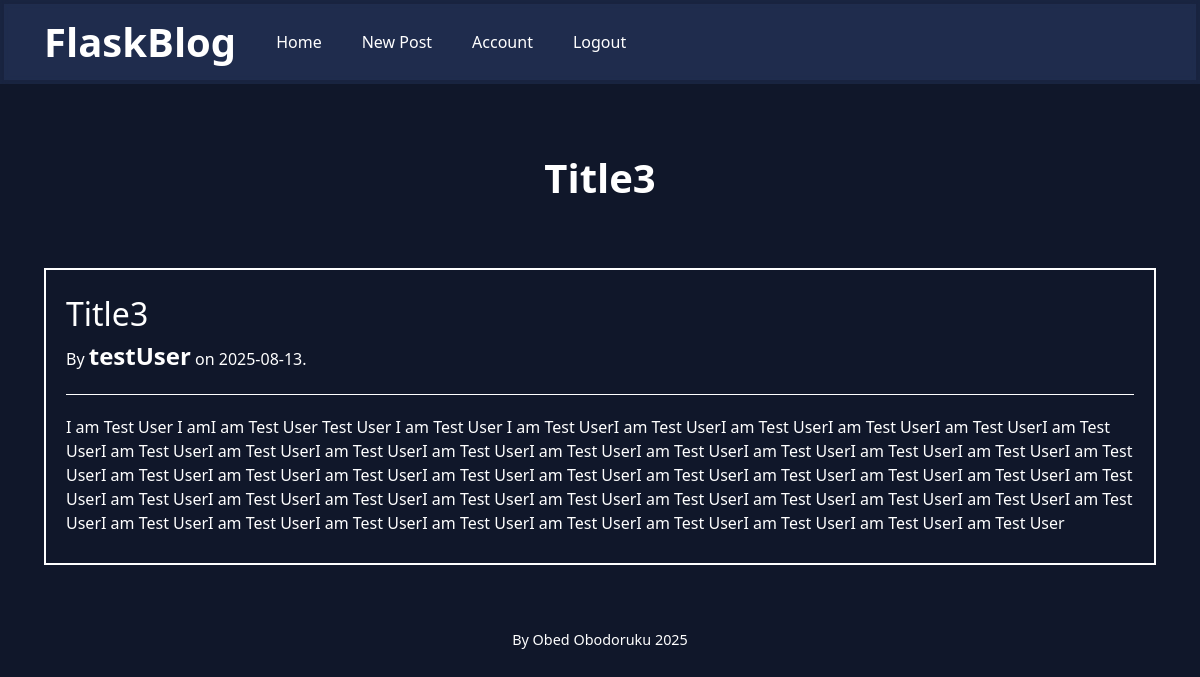
/blog-post/5 (signed in), run on the app's committed database.
### flaskblog/models.py (models this page shows, shortened)
class Post(db.Model):
    id = db.Column(db.Integer, primary_key=True)
    title = db.Column(db.String(150), nullable=True)
    content = db.Column(db.String, nullable=False)
    date_posted = db.Column(db.DateTime, nullable=False, default=datetime.utcnow)
    user_id = db.Column(db.Integer, db.ForeignKey("user.id"), nullable=False)

class User(db.Model, UserMixin):
    id = db.Column(db.Integer, primary_key=True)
    username = db.Column(db.String(20), unique=True, nullable=False)
    email = db.Column(db.String(150), unique=True, nullable=False)
    password = db.Column(db.String(120), nullable=False)
    posts = db.relationship("Post", backref="author", lazy=True)

### flaskblog/routes.py (the view)
@app.route("/blog-post/<int:post_id>")
@login_required
def blog_post(post_id):
    post = Post.query.get_or_404(post_id)
    if not current_user.is_authenticated:
        flash("You need to log in to access this page")
        return redirect(url_for("home"))
    return render_template("blog_post.html", title=f"{post.title}", post=post)

### flaskblog/models.py (called while the page is built)
@login_manager.user_loader
def load_user(user_id):
    return User.query.get(int(user_id))

### flaskblog/templates/blog_post.html
{% extends "layout.html" %}
{% block body %}
    <h1 class="text-[2.5rem] text-center font-bold mb-5">{{ post.title }}</h1>
    <div class="flex flex-col justify-center items-center mb-10">
                <article class="border-2 border-white w-full p-5 mt-10">
                    <div>
                        <h2 class="text-[2rem]"><a class="hover:text-blue-500 hover:underline decoration-2 cursor-pointer" href="{{ url_for('update_post', post_id=post.id) }}">{{ post.title }}</a></h2>
                        <p>By <a href="#" class="hover:text-blue-500 hover:underline decoration-2 cursor-pointer text-[1.5rem] font-bold">{{ post.author.username }}</a> on {{ post.date_posted.strftime('%Y-%m-%d') }}.</p>
                    </div>
                    <hr class="my-5">
                    <div class="pb-2">
                        <p>{{ post.content }}</p>
                    </div>
                </article>
    </div>
{% endblock %}

### flaskblog/static/main.css (style rules this page uses)
body { background-color: #10172a; color: #fff; }

### data on the page
Post: title "Title3", date_posted "2025-08-13", content "I am Test User I amI am Test User Test User I am Test User I am Test UserI am Test UserI am Test UserI am Test UserI am Test UserI am Test UserI am Test UserI am Test UserI am Test UserI am Test UserI am Test UserI am Test UserI am Test UserI am Test UserI am Test UserI am Test UserI am Test UserI am Test UserI am Test UserI am Test UserI am Test UserI am Test UserI am Test UserI am Test UserI am Test UserI am Test UserI am Test UserI am Test UserI am Test UserI am Test UserI am Test UserI am Test UserI am Test UserI am Test UserI am Test UserI am Test UserI am Test UserI am Test UserI am Test UserI am Test UserI am Test UserI am Test UserI am Test UserI am Test UserI am Test User"
User: author.username "testUser"
